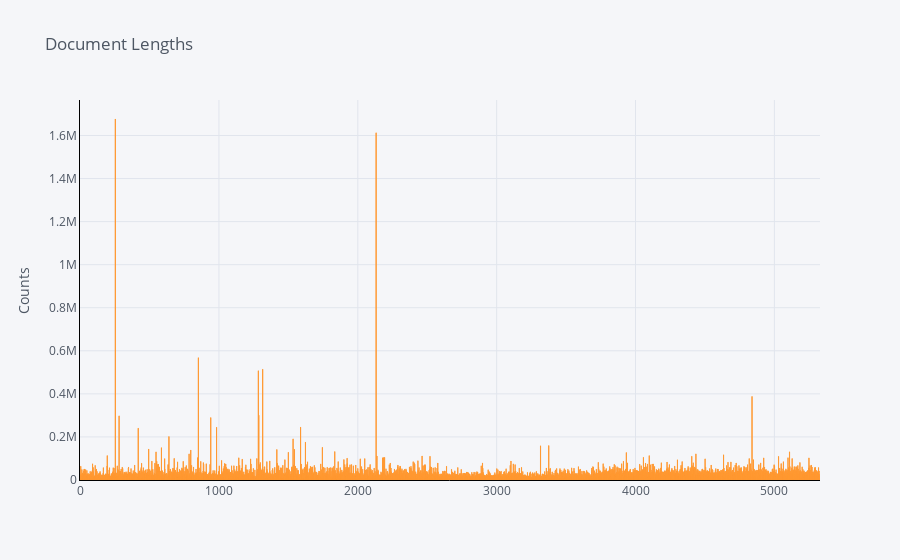

Source (notebook cell):
### Code cell
## plot text length
counts = pd.DataFrame(data['text'].str.len())
print(counts.values.shape)


counts.iplot(
    kind='bar', yTitle='Counts', linecolor='black', title='Document Lengths', bins=10)

### Figure 1 — Plotly figure (JSON) as saved in the notebook; plotly's stock layout.template omitted (floating-point values rounded to 4 significant figures; data arrays with more than 128 entries replaced by an {"elided": "..."} marker saying what was removed)
{"data": [{"marker": {"color": "rgba(255, 153, 51, 0.6)", "line": {"color": "rgba(255, 153, 51, 1.0)", "width": 1}}, "name": "text", "orientation": "v", "text": "", "type": "bar", "x": {"elided": "5329 int values"}, "y": {"elided": "5329 int values"}}], "layout": {"legend": {"bgcolor": "#F5F6F9", "font": {"color": "#4D5663"}}, "paper_bgcolor": "#F5F6F9", "plot_bgcolor": "#F5F6F9", "title": {"font": {"color": "#4D5663"}, "text": "Document Lengths"}, "xaxis": {"gridcolor": "#E1E5ED", "linecolor": "black", "showgrid": true, "tickfont": {"color": "#4D5663"}, "title": {"font": {"color": "#4D5663"}, "text": ""}, "zerolinecolor": "#E1E5ED"}, "yaxis": {"gridcolor": "#E1E5ED", "linecolor": "black", "showgrid": true, "tickfont": {"color": "#4D5663"}, "title": {"font": {"color": "#4D5663"}, "text": "Counts"}, "zerolinecolor": "#E1E5ED"}}}
